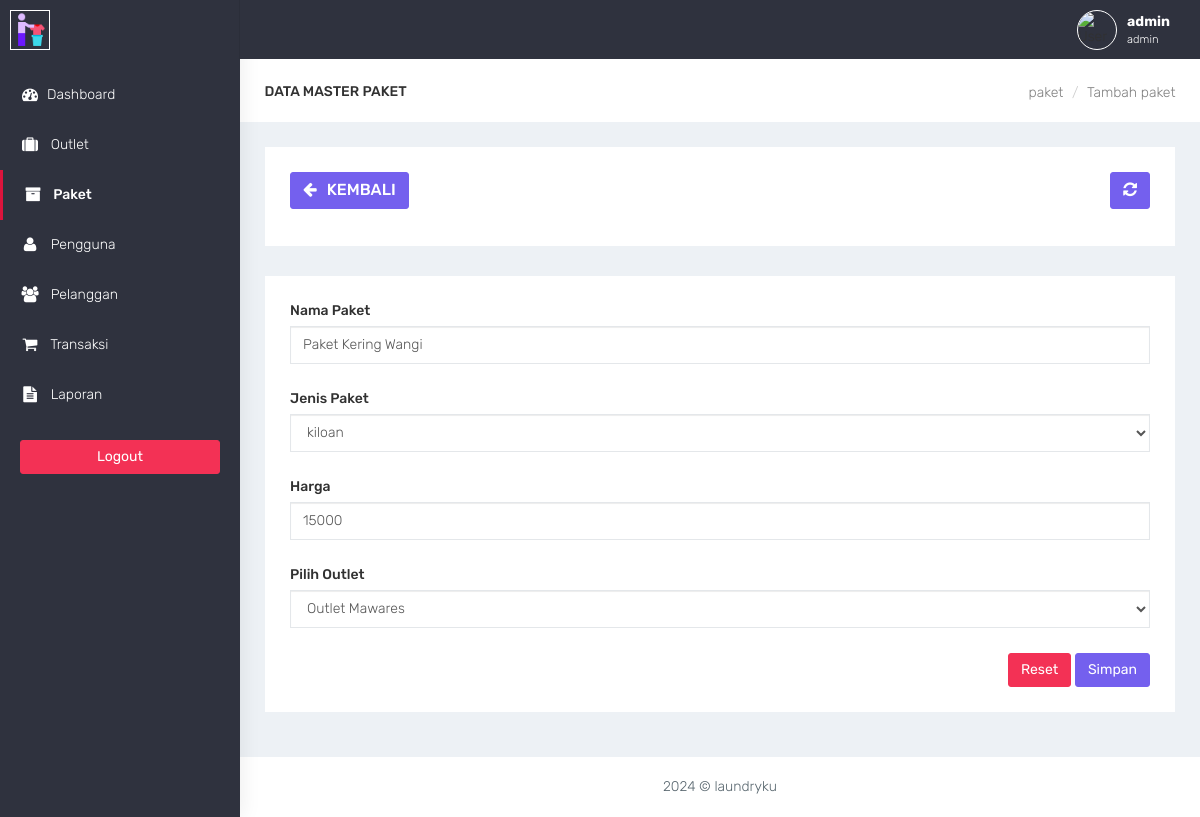
The app's page /admin/paket_edit.php?id=4 (signed in) with its own data.
### tables this page shows
CREATE TABLE `paket` (
  `id_paket` int(11) NOT NULL,
  `jenis_paket` enum('kiloan','selimut','bedcover','kaos','lain') DEFAULT NULL,
  `nama_paket` varchar(100) DEFAULT NULL,
  `harga` int(11) DEFAULT NULL,
  `outlet_id` int(11) DEFAULT NULL
);

### admin/functions.php (called while the page is built, shortened)
<?php
function ambildata($conn,$query){
    $data = mysqli_query($conn,$query);
    if (mysqli_num_rows($data) > 0) {
        while($row = mysqli_fetch_assoc($data)){
        $hasil[] = $row;
    }
    return $hasil;
    }
}
function ambilsatubaris($conn,$query){
    $db = mysqli_query($conn,$query);
    return mysqli_fetch_assoc($db);
}
?>

### admin/paket_edit.php (the view, shortened to what this page needs)
<?php
$title = 'paket';
require'functions.php';
$jenis = ['kiloan','selimut','bedcover','kaos','lain'];
$id_paket = stripslashes($_GET['id']);
$queryedit = "SELECT * FROM paket WHERE id_paket = '$id_paket'";
$edit = ambilsatubaris($conn,$queryedit);
$query = 'SELECT * FROM outlet';
$data = ambildata($conn,$query);
require'layout_header.php';
?>
<div class="container-fluid">
    <div class="row bg-title">
        <div class="col-lg-3 col-md-4 col-sm-4 col-xs-12">
            <h4 class="page-title">Data Master <?= htmlspecialchars($title); ?></h4> </div>
        <div class="col-lg-9 col-sm-8 col-md-8 col-xs-12">
            <ol class="breadcrumb">
                <li><a href="outlet.php"><?= htmlspecialchars($title); ?></a></li>
                <li><a href="#">Tambah <?= htmlspecialchars($title); ?></a></li>
            </ol>
        </div>
    </div>
    <div class="row">
        <div class="col-md-12 col-lg-12 col-sm-12 col-xs-12">
            <div class="white-box">
                <div class="row">
                    <div class="col-md-6">
                          <a href="javascript:void(0)" onclick="window.history.back();" class="btn btn-primary box-title"><i class="fa fa-arrow-left fa-fw"></i> Kembali</a>
                    </div>
                    <div class="col-md-6 text-right">
                        <button id="btn-refresh" class="btn btn-primary box-title text-right" title="Refresh Data"><i class="fa fa-refresh" id="ic-refresh"></i></button>
                    </div>
                </div>
            </div>
        </div>
    </div>
    <div class="row">
        <div class="col-md-12 col-lg-12 col-sm-12 col-xs-12">
            <div class="white-box">
                <form method="post" action="">
                <div class="form-group">
                    <label>Nama Paket</label>
                    <input type="text" name="nama_paket" class="form-control" value="<?= htmlspecialchars($edit['nama_paket']); ?>">
                </div>
                <div class="form-group">
                    <label>Jenis Paket</label>
                    <select name="jenis_paket" class="form-control">
                        <?php foreach ($jenis as $key): ?>
                            <?php if ($key == $edit['jenis_paket']): ?>
                            <option value="<?= htmlspecialchars($key); ?>" selected><?= htmlspecialchars($key); ?></option>
                            <?php endif ?>
                        <?php endforeach ?>
                    </select>
                </div>
                <div class="form-group">
                    <label>Harga</label>
                    <input type="text" name="harga" class="form-control" value="<?= htmlspecialchars($edit['harga']); ?>">
                </div>
                <div class="form-group">
                    <label>Pilih Outlet</label>
                    <select name="outlet_id" class="form-control">
                        <?php foreach ($data as $outlet): ?>
                            <option value="<?= htmlspecialchars($outlet['id_outlet']); ?>"><?= htmlspecialchars($outlet['nama_outlet']); ?></option>
                        <?php endforeach ?>
                    </select>
                </div>
                <div class="text-right">
                    <button type="reset" class="btn btn-danger">Reset</button>
                    <button type="submit" name="btn-simpan" class="btn btn-primary">Simpan</button>
                </div>
                </form>
            </div>
        </div>
    </div>
</div>
<?php
require'layout_footer.php';
?>

### assets/css/colors/default.css (style rules this page uses)
body { background: #fff; }

### records on screen
paket: nama_paket "Paket Kering Wangi", jenis_paket "kiloan", harga "15000"

### other values on screen
$_SESSION['username'] "admin"
$_SESSION['role'] "admin"
$title "PAKET"
$title "paket"
form field outlet_id "Outlet Mawares"
